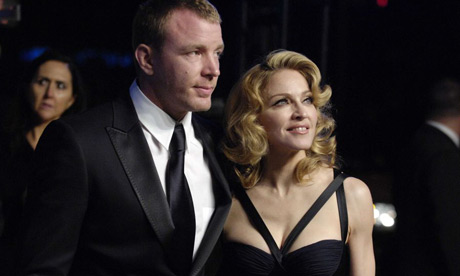
#> input picture aula-6-tracking-machine-learning/desafio-1/imagens/1.jpg, 460 x 276 px
$ jupyter execute --allow-errors desafio-1.ipynb
#> lines starting #> are read from the running program, lines starting #| are printed output that depends on the picture; after the words box and inside, x2 and y2 are one past the last pixel; in counts of white or black regions, pixels touching at a corner belong together
## Desafio 1

Dada uma base de dados de imagens de celebridades na pasta "5-celebrity-faces-dataset", colete os dados de cada celebridade identificado por meio do seu nome, por exemplo "ben_afflek" e use a pasta "train" para treinar um modelo de classificador de rostos e valide os resultados com outras amostras que estão na pasta "val".

[cell 1]
import cv2
from matplotlib import pyplot as plt
import numpy as np
import glob

[cell 2]
face_classifier = cv2.CascadeClassifier('classificadores/haarcascade_frontalface_default.xml')

# Extrator de faces
def face_extractor(img):
    try:
        gray = cv2.cvtColor(img,cv2.COLOR_BGR2GRAY)
        faces = face_classifier.detectMultiScale(gray, 1.3, 5)

        if faces is ():
            return None

        for (x,y,w,h) in faces:
            cropped_face = img[y:y+h, x:x+w]

    except:
        return None

    return cropped_face

[cell 3]
nomes = ["ben_afflek", "elton_john", "jerry_seinfeld", "madonna"]
persons = {0: "Ben", 1: "Elton", 2: "Jerry", 3: "Madonna"}

[cell 4]
def normalizar_imagens(nome):
#> further down, image is the input picture: shape (276, 460, 3); mean B, G, R 40, 40.4, 47.1
    list_files = []
    i = 1
    no_face = 0
    total = 0
    for file in glob.glob("imagens/5-celebrity-faces-dataset/data/train/"+nome+"/*"):
        total+=1
        image = cv2.imread(file);
        face = face_extractor(image)
        if face is not None:
            image_norm = cv2.resize(face, (200, 200))
            image_norm = cv2.cvtColor(image_norm, cv2.COLOR_BGR2GRAY)
            file_name_path = "imagens/5-celebrity-faces-dataset/data/train/"+nome+"/norm/"+str(i)+".png"
            cv2.imwrite(file_name_path, image_norm)
            list_files.append(file_name_path)
            i += 1
        else:
            no_face += 1
    print("Faces localizadas "+str(i) + "/" + str(total))
    return list_files

[cell 5]
def treinamento():
    training_data, labels = [], []

    for idx, nome in enumerate(nomes):
        print("Processando "+nome)
        files = normalizar_imagens(nome)

        # Lendo as imagens e associando a um label
        for i, file in enumerate(files):
            images = cv2.imread(file, cv2.IMREAD_GRAYSCALE)
            training_data.append(np.asarray(images, dtype=np.uint8))
            labels.append(idx)

    # Criando uma matriz da lista de labels
    labels = np.asarray(labels, dtype=np.int32)
    return training_data, labels

[cell 6]
training_data, labels = treinamento()

[cell 7]
# Treinamento do modelo
model = cv2.face.LBPHFaceRecognizer_create()
#> (the rest of this cell did not finish here and is left out)

[cell 8]
i = 1
no_face = 0
#> (the rest of this cell did not finish here and is left out)

Analisando mais de um rosto ao mesmo tempo

[cell 9]
def face_extractor_multi(img):
    list_faces = []
    list_xy = []

    try:
        gray = cv2.cvtColor(img,cv2.COLOR_BGR2GRAY)
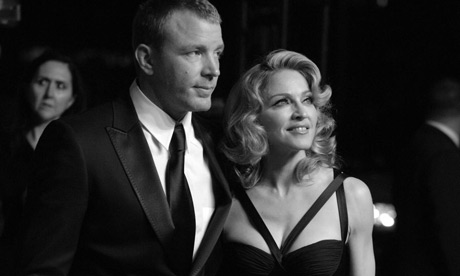
#> gray: shape (276, 460); min 0, max 255, mean 42.4
        faces = face_classifier.detectMultiScale(gray, 1.3, 5)
#> faces = [[22, 61, 58, 58], [168, 23, 76, 76], [261, 74, 72, 72]]

        if faces is ():
            return None

        for (x,y,w,h) in faces:
            cropped_face = img[y:y+h, x:x+w]
            cv2.rectangle(img,(x,y),(x+w,y+h),(0,255,255),2)
            face_dict = {"face": cropped_face, "coord_xy": (x,y)}
            list_faces.append(face_dict)
#> this loop made 3 passes
#> pass 1, in face_extractor_multi, `cropped_face = img[y:y+h, x:x+w]`:
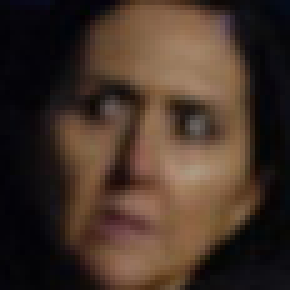
#> cropped_face: shape (58, 58, 3) (shown 5 times larger); mean B, G, R 40.1, 50.7, 68.3
#> pass 2, in face_extractor_multi, `cropped_face = img[y:y+h, x:x+w]`:
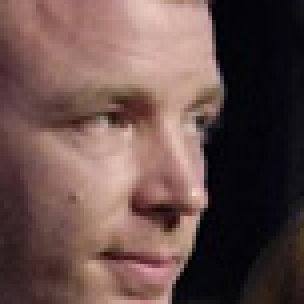
#> cropped_face: shape (76, 76, 3) (shown 4 times larger); mean B, G, R 74.1, 77.9, 102.7
#> pass 3, in face_extractor_multi, `cropped_face = img[y:y+h, x:x+w]`:
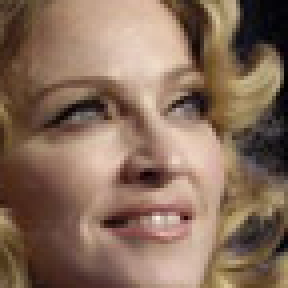
#> cropped_face: shape (72, 72, 3) (shown 4 times larger); mean B, G, R 90.7, 108.9, 135.3
#> after the loop:
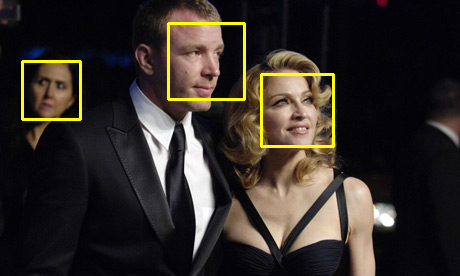
#> img: shape (276, 460, 3); 1.94% of pixels changed, all inside (x1, y1, x2, y2) = (21, 22, 335, 148)
#> after the loop, list_faces = 3 items

    except:
        return None

    return list_faces

[cell 10]
image = cv2.imread("imagens/1.jpg");
faces = face_extractor_multi(image)
#> faces = 3 items
#> (the rest of this cell did not finish here and is left out)
